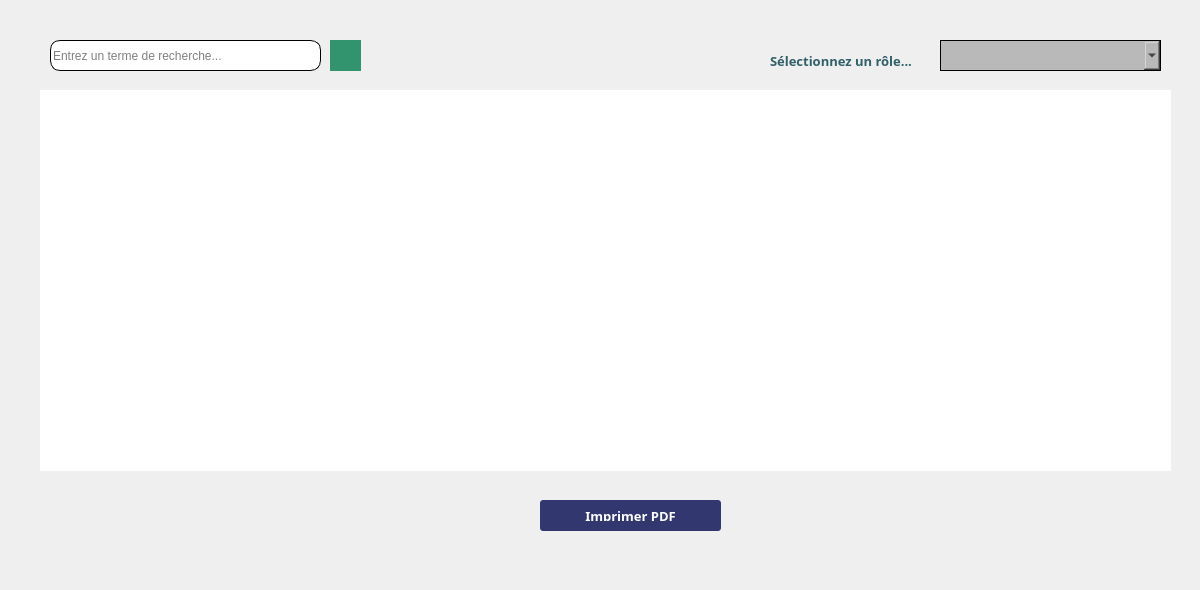
   <widget class="QWidget" name="tab">
    <attribute name="title">
     <string>Affichage données</string>
    </attribute>
    <widget class="QGroupBox" name="groupBox_2">
     <property name="geometry">
      <rect>
       <x>10</x>
       <y>10</y>
       <width>1181</width>
       <height>571</height>
      </rect>
     </property>
     <property name="styleSheet">
      <string notr="true">/*background-color :  #B5C0D0; */
border-radius : 50px ;</string>
     </property>
     <property name="title">
      <string/>
     </property>
     <widget class="QTableView" name="tableView_lister">
      <property name="geometry">
       <rect>
        <x>30</x>
        <y>80</y>
        <width>1131</width>
        <height>381</height>
       </rect>
      </property>
      <property name="cursor" stdset="0">
       <cursorShape>PointingHandCursor</cursorShape>
      </property>
      <property name="styleSheet">
       <string notr="true">background-color:white ; 
border-radius : 0px ; </string>
      </property>
     </widget>
     <widget class="QLineEdit" name="lineEdit_recherche">
      <property name="geometry">
       <rect>
        <x>40</x>
        <y>30</y>
        <width>271</width>
        <height>31</height>
       </rect>
      </property>
      <property name="styleSheet">
       <string notr="true">border-radius : 10px ; 
border : 1px solid black ;</string>
      </property>
      <property name="placeholderText">
       <string>Entrez un terme de recherche...</string>
      </property>
     </widget>
     <widget class="QComboBox" name="comboBox_trie">
      <property name="geometry">
       <rect>
        <x>930</x>
        <y>30</y>
        <width>221</width>
        <height>31</height>
       </rect>
      </property>
      <property name="styleSheet">
       <string notr="true">background-color: rgb(185, 185, 185) ; 
border : 1px solid black ;</string>
      </property>
      <property name="iconSize">
       <size>
        <width>30</width>
        <height>30</height>
       </size>
      </property>
      <item>
       <property name="text">
        <string/>
       </property>
       <property name="icon">
        <iconset resource="source.qrc">
         <normaloff>:/img/images/table.png</normaloff>:/img/images/table.png</iconset>
       </property>
      </item>
      <item>
       <property name="text">
        <string>trie dans l'ordre decroissant par Date</string>
       </property>
       <property name="icon">
        <iconset resource="source.qrc">
         <normaloff>:/img/images/decroissant.png</normaloff>:/img/images/decroissant.png</iconset>
       </property>
      </item>
      <item>
       <property name="text">
        <string>trie dans l'ordre decroissant par cin</string>
       </property>
       <property name="icon">
        <iconset resource="source.qrc">
         <normaloff>:/img/images/decroissant.png</normaloff>:/img/images/decroissant.png</iconset>
       </property>
      </item>
      <item>
       <property name="text">
        <string>trie dans l'ordre decroissant par salaire</string>
       </property>
       <property name="icon">
        <iconset resource="source.qrc">
         <normaloff>:/img/images/decroissant.png</normaloff>:/img/images/decroissant.png</iconset>
       </property>
      </item>
      <item>
       <property name="text">
        <string>trie dans l'ordre croissant par Date</string>
       </property>
       <property name="icon">
        <iconset resource="source.qrc">
         <normaloff>:/img/images/croissant.png</normaloff>:/img/images/croissant.png</iconset>
       </property>
      </item>
      <item>
       <property name="text">
        <string>trie dans l'ordre croissant par cin</string>
       </property>
       <property name="icon">
        <iconset resource="source.qrc">
         <normaloff>:/img/images/croissant.png</normaloff>:/img/images/croissant.png</iconset>
       </property>
      </item>
      <item>
       <property name="text">
        <string>trie dans l'ordre croissant par salaire</string>
       </property>
       <property name="icon">
        <iconset resource="source.qrc">
         <normaloff>:/img/images/croissant.png</normaloff>:/img/images/croissant.png</iconset>
       </property>
      </item>
     </widget>
     <widget class="QPushButton" name="pushButton_7">
      <property name="geometry">
       <rect>
        <x>530</x>
        <y>490</y>
        <width>181</width>
        <height>31</height>
       </rect>
      </property>
      <property name="font">
       <font>
        <family>Neue Haas Grotesk Text Pro</family>
        <pointsize>10</pointsize>
        <weight>75</weight>
        <italic>false</italic>
        <bold>true</bold>
        <underline>false</underline>
       </font>
      </property>
      <property name="cursor">
       <cursorShape>PointingHandCursor</cursorShape>
      </property>
      <property name="styleSheet">
       <string notr="true">
#pushButton_7{
background-image: url();
color : white; 
border-radius : 3px ;
padding : 10px ; 
background-color:#333770;
color : white ; 
}


#pushButton_7:hover {
color : white ; 
/*background-color : #D46F4D; */
}</string>
      </property>
      <property name="text">
       <string>Imprimer PDF</string>
      </property>
      <property name="icon">
       <iconset resource="source.qrc">
        <normaloff>:/img/images/pd.png</normaloff>:/img/images/pd.png</iconset>
      </property>
      <property name="iconSize">
       <size>
        <width>30</width>
        <height>50</height>
       </size>
      </property>
     </widget>
     <widget class="QLabel" name="label_27">
      <property name="geometry">
       <rect>
        <x>760</x>
        <y>40</y>
        <width>161</width>
        <height>21</height>
       </rect>
      </property>
      <property name="font">
       <font>
        <family>Neue Haas Grotesk Text Pro Extr</family>
        <pointsize>10</pointsize>
        <weight>75</weight>
        <bold>true</bold>
       </font>
      </property>
      <property name="styleSheet">
       <string notr="true">color: #306069;</string>
      </property>
      <property name="text">
       <string>Sélectionnez un rôle...</string>
      </property>
     </widget>
     <widget class="QPushButton" name="pushButton_recherche">
      <property name="geometry">
       <rect>
        <x>320</x>
        <y>30</y>
        <width>31</width>
        <height>31</height>
       </rect>
      </property>
      <property name="styleSheet">
       <string notr="true">QPushButton{
background:none;
    font-family: Arial, sans-serif; 
    font-weight: bold; 
    font-size: 20px; 
border : none ; 
border-radius : 0 px ;
color : black ; 
padding:2px;
background-color:  #32936F;
border-radius: 20px;


}
QPushButton:hover{
background-color:  #0b6a3c;
border:none ; 
border-radius: 20px;

 
}
</string>
      </property>
      <property name="text">
       <string/>
      </property>
      <property name="icon">
       <iconset resource="source.qrc">
        <normaloff>:/img/images/search.png</normaloff>:/img/images/search.png</iconset>
      </property>
      <property name="iconSize">
       <size>
        <width>20</width>
        <height>20</height>
       </size>
      </property>
     </widget>
    </widget>
   </widget>
